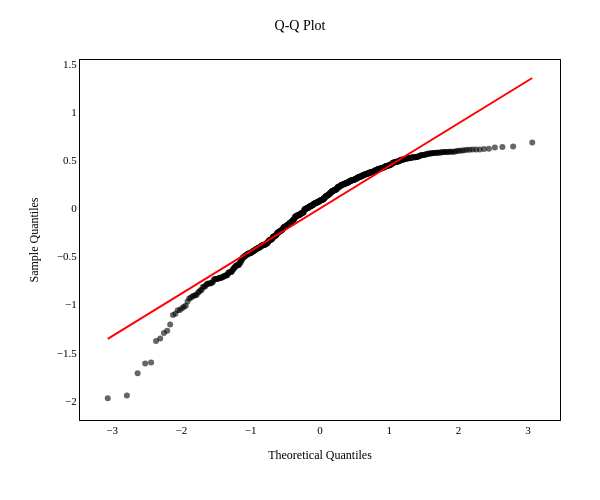

The notebook cell saved with this chart:
### Code cell
partial_qq_plot = plot_qq_residuals(partial_model.resid)
partial_qq_plot.write_image("results/figures/02_Q-Q_Plot_Partial_Model_Primary_Norm.png", width=600, height=500, scale=3)
partial_qq_plot.show()

### Figure 1 — Plotly figure (JSON) as saved in the notebook; plotly's stock layout.template omitted (floating-point values rounded to 4 significant figures; data arrays with more than 128 entries replaced by an {"elided": "..."} marker saying what was removed)
{"data": [{"marker": {"color": "black", "line": {"width": 0}, "opacity": 0.6, "size": 6}, "mode": "markers", "name": "Residuals", "showlegend": false, "type": "scatter", "x": {"elided": "632 float values"}, "y": {"elided": "632 float values"}}, {"line": {"color": "red", "dash": "solid", "width": 2}, "mode": "lines", "name": "Theoretical", "showlegend": false, "type": "scatter", "x": [-3.063, 3.063], "y": [-1.356, 1.356]}], "layout": {"height": 500, "margin": {"b": 80, "l": 80, "r": 40, "t": 60}, "paper_bgcolor": "white", "plot_bgcolor": "white", "title": {"font": {"color": "black", "family": "Times New Roman", "size": 14}, "text": "Q-Q Plot", "x": 0.5, "xanchor": "center"}, "width": 600, "xaxis": {"linecolor": "black", "linewidth": 1, "mirror": true, "showgrid": false, "showline": true, "tickfont": {"color": "black", "family": "Times New Roman", "size": 11}, "title": {"font": {"color": "black", "family": "Times New Roman", "size": 12}, "text": "Theoretical Quantiles"}, "zeroline": false}, "yaxis": {"linecolor": "black", "linewidth": 1, "mirror": true, "showgrid": false, "showline": true, "tickfont": {"color": "black", "family": "Times New Roman", "size": 11}, "title": {"font": {"color": "black", "family": "Times New Roman", "size": 12}, "text": "Sample Quantiles"}, "zeroline": false}}}
